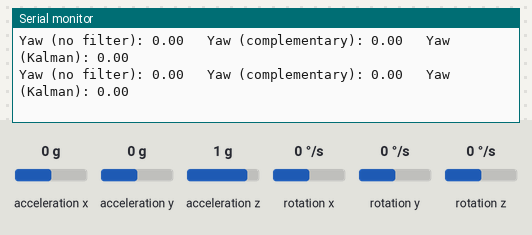
A sketch run on a simulated Arduino Uno, built with avr-gcc and run on an emulated ATmega328P. Shown: the last lines printed to the serial monitor. The test bench sets the inputs (shaded band); at power-on: rotation z 0 °/s, acceleration x 0 g, acceleration y 0 g, acceleration z 1 g, rotation x 0 °/s, rotation y 0 °/s.

Above: at 1.3 s.
1.4 s: rotation z set to -192 °/s
At 1.9 s:
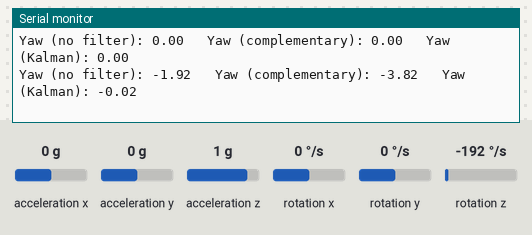
2.9 s: rotation z set to -100 °/s
At 3.4 s:
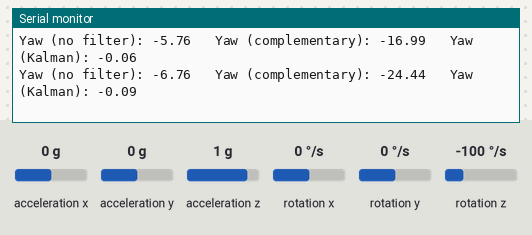
Timing chart, 0 to 5.9 s (numbered marks = the images above; inputs shaded):
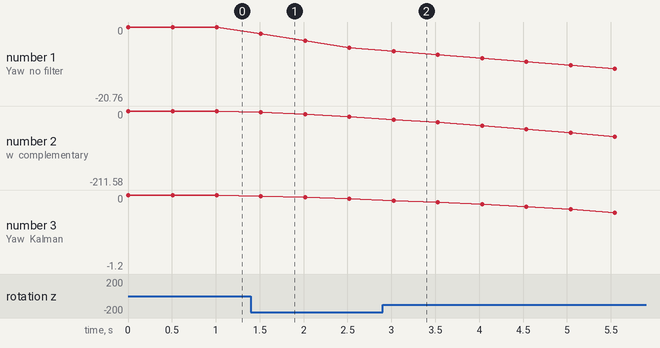

The sketch:

Filter_Comparison.ino
```cpp
#include <Wire.h>
#include <MPU6050_tockn.h>  // MPU6050 library
#include <Kalman.h>         // Kalman filter library

MPU6050 mpu6050(Wire);      // MPU6050 object

// Variables for filters
float yaw;                  // Yaw angle in degrees
float yawComplementary;     // Yaw angle using complementary filter
Kalman kalmanYaw;           // Kalman filter object for yaw

void setup() {
  Serial.begin(115200);
  Wire.begin();
  mpu6050.begin();
  mpu6050.setGyroOffsets(0, 0, 0);  // Set gyro offsets to zero

  kalmanYaw.setAngle(0);          // Initialize Kalman filter angle to 0

  Serial.println("Gyro offsets: Not available in this library");
}

void loop() {
  mpu6050.update();

  // Read raw gyro data
  float gyroX = mpu6050.getGyroX();
  float gyroY = mpu6050.getGyroY();
  float gyroZ = mpu6050.getGyroZ();

  // Calculate yaw using raw gyro data (no filter)
  yaw += gyroZ * 0.01;  // Integration over time

  // Complementary filter for yaw
  float dt = 0.01;      // Time step (adjust as necessary)
  yawComplementary = 0.98 * (yawComplementary + gyroZ * dt) + 0.02 * (mpu6050.getAngleZ());

  // Kalman filter for yaw
  float gyroRate = gyroZ / 131.0;  // Convert raw gyro data to degrees per second
  float yawKalman = kalmanYaw.getAngle(yaw, gyroRate, dt);  // Get filtered yaw angle

  // Print yaw angles
  Serial.print("Yaw (no filter): ");
  Serial.print(yaw);
  Serial.print("\t Yaw (complementary): ");
  Serial.print(yawComplementary);
  Serial.print("\t Yaw (Kalman): ");
  Serial.println(yawKalman);

  delay(500);  // Adjust delay as needed for stable output
}
```

Measured:
- after the input at 1.4 s, the serial monitor: prints a new line after 0.11 s (image 1)
- after the input at 2.9 s, the serial monitor: prints a new line after 0.13 s (image 2)
- plotted number 1: 0 → -5.76 after the input at 1.4 s, -5.76 → -20.76 after the input at 2.9 s
- plotted number 2: 0 → -16.99 after the input at 1.4 s, -16.99 → -211.58 after the input at 2.9 s
- plotted number 3: 0 → -0.06 after the input at 1.4 s, -0.06 → -1.2 after the input at 2.9 s
